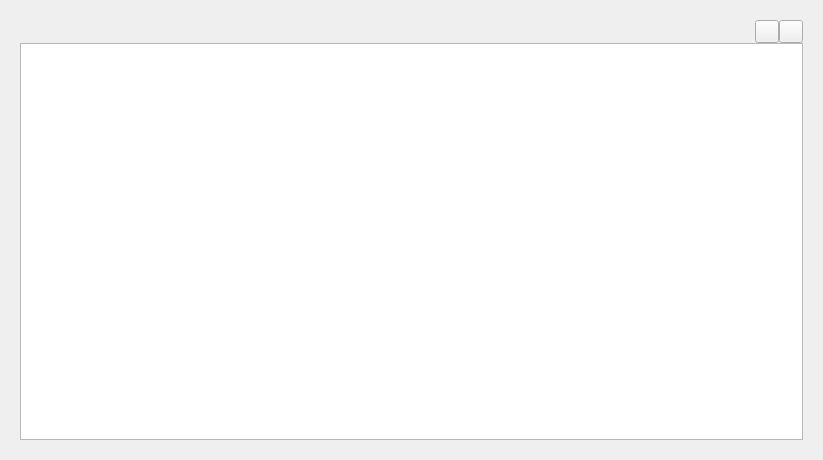
<?xml version="1.0" encoding="UTF-8"?>
<ui version="4.0">
 <class>StationsItem</class>
 <widget class="QWidget" name="StationsItem">
  <property name="geometry">
   <rect>
    <x>0</x>
    <y>0</y>
    <width>823</width>
    <height>460</height>
   </rect>
  </property>
  <property name="contextMenuPolicy">
   <enum>Qt::ActionsContextMenu</enum>
  </property>
  <property name="windowTitle">
   <string>StationsItem</string>
  </property>
  <layout class="QVBoxLayout" name="verticalLayout">
   <property name="spacing">
    <number>0</number>
   </property>
   <property name="leftMargin">
    <number>20</number>
   </property>
   <property name="topMargin">
    <number>20</number>
   </property>
   <property name="rightMargin">
    <number>20</number>
   </property>
   <property name="bottomMargin">
    <number>20</number>
   </property>
   <item>
    <layout class="QHBoxLayout" name="lay">
     <property name="spacing">
      <number>0</number>
     </property>
     <item>
      <spacer name="hlay">
       <property name="orientation">
        <enum>Qt::Horizontal</enum>
       </property>
       <property name="sizeHint" stdset="0">
        <size>
         <width>40</width>
         <height>20</height>
        </size>
       </property>
      </spacer>
     </item>
     <item>
      <widget class="QToolButton" name="m_add">
       <property name="cursor">
        <cursorShape>PointingHandCursor</cursorShape>
       </property>
       <property name="toolTip">
        <string>Add station</string>
       </property>
       <property name="statusTip">
        <string extracomment="add station"/>
       </property>
       <property name="text">
        <string/>
       </property>
      </widget>
     </item>
     <item>
      <widget class="QToolButton" name="m_rem">
       <property name="cursor">
        <cursorShape>PointingHandCursor</cursorShape>
       </property>
       <property name="toolTip">
        <string>Remove station</string>
       </property>
       <property name="statusTip">
        <string extracomment="remove station"/>
       </property>
       <property name="text">
        <string/>
       </property>
      </widget>
     </item>
    </layout>
   </item>
   <item>
    <widget class="QTableView" name="m_table">
     <property name="contextMenuPolicy">
      <enum>Qt::ActionsContextMenu</enum>
     </property>
    </widget>
   </item>
  </layout>
 </widget>
 <resources/>
 <connections/>
</ui>
